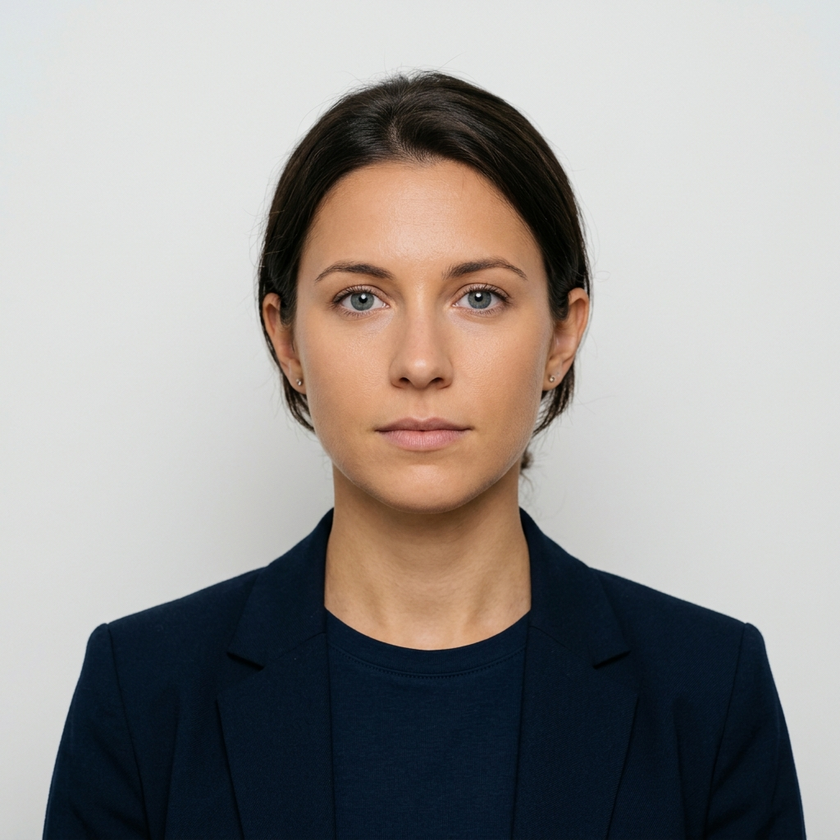
#> input picture biometrics_service/test_face_portrait.png, 840 x 840 px, shrunk from 1024 x 1024 before the run
$ python -i ppe_detector.py   (imports and definitions only)
#> lines starting #> are read from the running program, lines starting #| are printed output that depends on the picture; after the words box and inside, x2 and y2 are one past the last pixel; in counts of white or black regions, pixels touching at a corner belong together
"""
ppe_detector.py — FenceIN PPE Compliance Detection Engine
==========================================================
Detects Personal Protective Equipment (PPE) in a full-frame camera image
using purely OpenCV colour and region analysis — no extra ML models, zero
cloud dependency, runs on Raspberry Pi / edge hardware.

Detects:
    • Hard Hat / Helmet    — HSV colour analysis of the head region
    • Safety Vest          — Bright reflective orange/yellow/green in torso area
    • Face Mask            — Lower-face region coverage (dark region below nose)

NHAI use case:
    Before allowing entry to a highway construction site, verify that the
    worker is wearing required PPE. Even if face is successfully recognised,
    deny entry if PPE is missing.

    Face Verified ✓
    Helmet Missing ✗
    → Entry Denied

Returns:
    {
        helmet_detected:  bool,
        vest_detected:    bool,
        mask_detected:    bool,
        ppe_score:        float,   # 0.0 – 1.0
        missing_items:    list,    # ['HELMET', 'VEST']
        compliant:        bool,    # True if all required items present
        required:         list,    # Items configured as required
    }
"""

import cv2
import numpy as np
from typing import Dict, Any, List, Optional, Tuple


# ── Required PPE configuration (can be overridden per site) ──────────────────
DEFAULT_REQUIRED_PPE = ["HELMET", "VEST"]


# ── HSV colour ranges for PPE items ──────────────────────────────────────────
# Hard hat colours: yellow, orange, white, red, blue (NHAI common)
_HELMET_HSV_RANGES = [
    # Yellow hard hat
    ((20, 100, 100), (35, 255, 255)),
    # Orange hard hat
    ((5, 150, 150), (20, 255, 255)),
    # White hard hat (high value, low saturation)
    ((0, 0, 180), (180, 40, 255)),
    # Red hard hat (two ranges in HSV)
    ((0, 150, 100), (8, 255, 255)),
    ((170, 150, 100), (180, 255, 255)),
    # Blue hard hat
    ((100, 120, 80), (130, 255, 255)),
]

# Safety vest: bright orange, yellow, lime green with high saturation
_VEST_HSV_RANGES = [
    ((15, 150, 150), (35, 255, 255)),    # Yellow-orange vest
    ((5, 180, 150), (18, 255, 255)),     # Orange vest
    ((35, 120, 120), (75, 255, 255)),    # Lime/green vest
]


def _apply_hsv_ranges(hsv_img: np.ndarray, ranges: list) -> np.ndarray:
    """Creates a combined mask for all given HSV colour ranges."""
    mask = np.zeros(hsv_img.shape[:2], dtype=np.uint8)
    for (lo, hi) in ranges:
        lo_arr = np.array(lo, dtype=np.uint8)
        hi_arr = np.array(hi, dtype=np.uint8)
        mask = cv2.bitwise_or(mask, cv2.inRange(hsv_img, lo_arr, hi_arr))
    return mask


def detect_helmet(img: np.ndarray) -> Tuple[bool, float]:
    """
    Detects a hard hat in the upper head region of the frame.

    Strategy: Crop the top 35% of the image height, run HSV colour
    matching for common hard hat colours. Threshold: ≥3% of the
    crop area must match a helmet colour.

    Returns: (detected: bool, confidence: float 0–1)
    """
    if img is None or img.size == 0:
        return False, 0.0

    h, w = img.shape[:2]
    # Top 35% = head + helmet region
    head_crop = img[0: int(h * 0.35), :]
    if head_crop.size == 0:
        return False, 0.0

    hsv = cv2.cvtColor(head_crop, cv2.COLOR_BGR2HSV)
    mask = _apply_hsv_ranges(hsv, _HELMET_HSV_RANGES)

    # Morphological cleanup to remove noise
    kernel = cv2.getStructuringElement(cv2.MORPH_ELLIPSE, (5, 5))
    mask = cv2.morphologyEx(mask, cv2.MORPH_CLOSE, kernel)
    mask = cv2.morphologyEx(mask, cv2.MORPH_OPEN, kernel)

    area_ratio = float(np.count_nonzero(mask)) / (head_crop.shape[0] * head_crop.shape[1])

    # Need at least 3% of head region to be helmet colour
    if area_ratio >= 0.03:
        confidence = min(1.0, area_ratio / 0.15)
        return True, round(confidence, 4)
    return False, round(area_ratio / 0.03 * 0.5, 4)


def detect_vest(img: np.ndarray) -> Tuple[bool, float]:
    """
    Detects a high-visibility safety vest in the torso region.

    Strategy: Crop the middle 40–80% of the image (torso area), run
    HSV colour matching for bright safety vest colours. Threshold: ≥5%.

    Returns: (detected: bool, confidence: float 0–1)
    """
    if img is None or img.size == 0:
        return False, 0.0

    h, w = img.shape[:2]
    # Middle body region: 40%–80% of image height
    torso_crop = img[int(h * 0.35): int(h * 0.80), :]
    if torso_crop.size == 0:
        return False, 0.0

    hsv = cv2.cvtColor(torso_crop, cv2.COLOR_BGR2HSV)
    mask = _apply_hsv_ranges(hsv, _VEST_HSV_RANGES)

    kernel = cv2.getStructuringElement(cv2.MORPH_RECT, (7, 7))
    mask = cv2.morphologyEx(mask, cv2.MORPH_CLOSE, kernel)

    area_ratio = float(np.count_nonzero(mask)) / (torso_crop.shape[0] * torso_crop.shape[1])

    if area_ratio >= 0.05:
        confidence = min(1.0, area_ratio / 0.25)
        return True, round(confidence, 4)
    return False, round(area_ratio / 0.05 * 0.5, 4)


def detect_face_mask(img: np.ndarray, face_bbox: Optional[Tuple] = None) -> Tuple[bool, float]:
    """
    Detects a face mask covering the nose and mouth region.

    Strategy: Within the face bounding box (or a central face estimate),
    examine the lower 40% of the face region. A mask creates a region with
    low skin-tone pixel density and reduced texture variance.

    Returns: (detected: bool, confidence: float 0–1)
    """
    if img is None or img.size == 0:
        return False, 0.0

    h, w = img.shape[:2]

    if face_bbox:
        x, y, fw, fh = face_bbox
        face_region = img[y: y + fh, x: x + fw]
    else:
        # Default: assume face is central 50% of image
        face_region = img[int(h * 0.10): int(h * 0.90),
                         int(w * 0.20): int(w * 0.80)]

    if face_region.size == 0:
        return False, 0.0

    fh, fw = face_region.shape[:2]
    # Lower 40% of face = nose + mouth area
    lower_face = face_region[int(fh * 0.55):, :]

    if lower_face.size == 0:
        return False, 0.0

    hsv = cv2.cvtColor(lower_face, cv2.COLOR_BGR2HSV)
    # Skin hue range
    skin_mask = cv2.inRange(hsv,
                             np.array([0, 25, 80]), np.array([25, 180, 255]))
    skin_ratio = float(np.count_nonzero(skin_mask)) / (lower_face.shape[0] * lower_face.shape[1])

    # If very little skin visible in lower face → mask likely present
    if skin_ratio < 0.12:
        confidence = round(1.0 - skin_ratio / 0.12, 4)
        return True, confidence
    else:
        return False, round(max(0.0, (0.12 - skin_ratio) / 0.12 + 0.1), 4)


def check_ppe_compliance(
    img: np.ndarray,
    required_ppe: Optional[List[str]] = None,
    face_bbox: Optional[Tuple] = None,
) -> Dict[str, Any]:
    """
    Runs the full PPE compliance check on a camera frame.

    Args:
        img:          Full OpenCV BGR image from the gate camera
        required_ppe: List of required items e.g. ['HELMET', 'VEST']
                      Defaults to DEFAULT_REQUIRED_PPE
        face_bbox:    Optional face bounding box (x, y, w, h) for mask detection

    Returns:
        {
            helmet_detected:  bool,
            helmet_confidence: float,
            vest_detected:    bool,
            vest_confidence:  float,
            mask_detected:    bool,
            mask_confidence:  float,
            ppe_score:        float,    # 0.0 – 1.0 overall PPE compliance
            missing_items:    list,
            compliant:        bool,
            required:         list,
            recommendation:   str,
        }
    """
    if required_ppe is None:
        required_ppe = DEFAULT_REQUIRED_PPE

    helmet_ok, helmet_conf = detect_helmet(img)
    vest_ok,   vest_conf   = detect_vest(img)
    mask_ok,   mask_conf   = detect_face_mask(img, face_bbox)

    detection = {
        "HELMET": (helmet_ok, helmet_conf),
        "VEST":   (vest_ok,   vest_conf),
        "MASK":   (mask_ok,   mask_conf),
    }

    missing = [item for item in required_ppe if not detection.get(item, (False, 0))[0]]
    compliant = len(missing) == 0

    # PPE score: average confidence of required items
    required_confs = [detection[item][1] for item in required_ppe if item in detection]
    ppe_score = round(sum(required_confs) / len(required_confs), 4) if required_confs else 0.0

    # Recommendation
    if compliant:
        recommendation = "✅ PPE compliant — all required equipment detected."
    else:
        missing_str = ", ".join(missing)
        recommendation = f"❌ PPE VIOLATION — Missing: {missing_str}. Entry denied until compliant."

    return {
        "helmet_detected":   helmet_ok,
        "helmet_confidence": helmet_conf,
        "vest_detected":     vest_ok,
        "vest_confidence":   vest_conf,
        "mask_detected":     mask_ok,
        "mask_confidence":   mask_conf,
        "ppe_score":         ppe_score,
        "missing_items":     missing,
        "compliant":         compliant,
        "required":          required_ppe,
        "recommendation":    recommendation,
    }


>>> import cv2
>>> picture = cv2.imread('test_face_portrait.png')
#> picture is the input picture: shape (840, 840, 3); mean B, G, R 147.7, 150.3, 154
>>> result = check_ppe_compliance(picture)
#> in detect_helmet, `head_crop = img[0: int(h * 0.35), :]`:
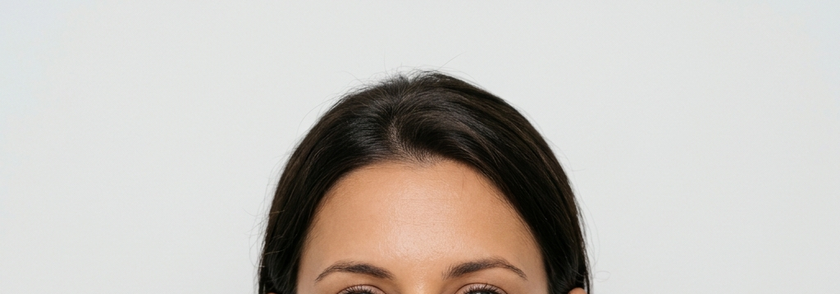
#> head_crop: shape (294, 840, 3); mean B, G, R 187.9, 193.2, 198
#> in detect_helmet, `hsv = cv2.cvtColor(head_crop, cv2.COLOR_BGR2HSV)`: hsv: shape (294, 840, 3); mean H, S, V 51.4, 26.9, 199.4
#> the loop in _apply_hsv_ranges, `for (lo, hi) in ranges:` made 6 passes
#> pass 2, in _apply_hsv_ranges, `mask = cv2.bitwise_or(mask, cv2.inRange(hsv_img, lo_arr, hi_arr))`:
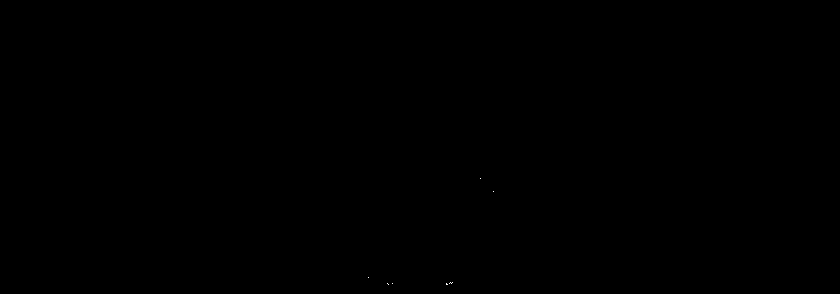
#> mask: shape (294, 840); 0.01% white in thin lines or dots, all inside (x1, y1, x2, y2) = (368, 178, 494, 285)
#> after the loop in _apply_hsv_ranges, `for (lo, hi) in ranges:`: mask: shape (294, 840); 76.4% white; 4 black regions (3 under 20 px), largest, box (x1, y1, x2, y2) and area: (255, 70, 593, 294) 58321
#> in detect_helmet, `mask = cv2.morphologyEx(mask, cv2.MORPH_CLOSE, kernel)`:
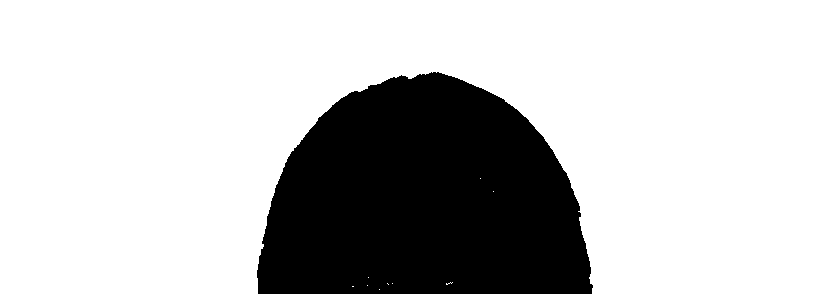
#> mask: shape (294, 840); 76.5% white; 1 black region, box (x1, y1, x2, y2) and area: (257, 72, 593, 294) 58124
#> in detect_helmet, `mask = cv2.morphologyEx(mask, cv2.MORPH_OPEN, kernel)`: mask: shape (294, 840); 76.5% white; 1 black region, box (x1, y1, x2, y2) and area: (257, 72, 593, 294) 58150
#> in detect_helmet, `area_ratio = float(np.count_nonzero(mask)) / (head_crop.shape[0] * hea..`: area_ratio = 0.765
#> in detect_helmet, `confidence = min(1.0, area_ratio / 0.15)`: confidence = 1
#> in check_ppe_compliance, `helmet_ok, helmet_conf = detect_helmet(img)`: helmet_ok = True; helmet_conf = 1
#> in detect_vest, `torso_crop = img[int(h * 0.35): int(h * 0.80), :]`:
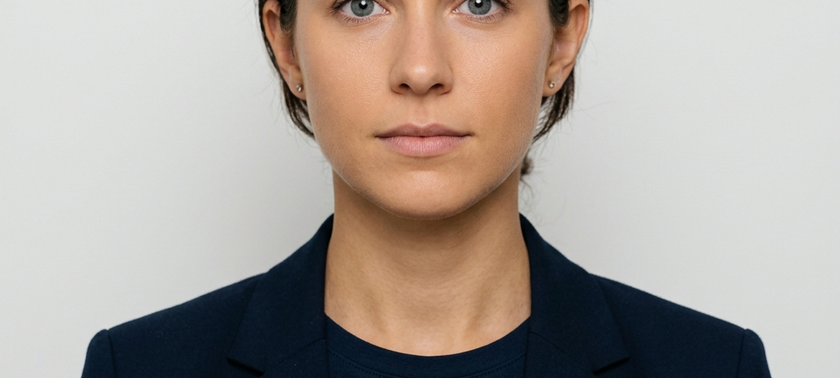
#> torso_crop: shape (378, 840, 3); mean B, G, R 157.8, 164.4, 173.8
#> in detect_vest, `hsv = cv2.cvtColor(torso_crop, cv2.COLOR_BGR2HSV)`: hsv: shape (378, 840, 3); mean H, S, V 50.4, 59.2, 178.5
#> in detect_vest, `area_ratio = float(np.count_nonzero(mask)) / (torso_crop.shape[0] * to..`: area_ratio = 0
#> in check_ppe_compliance, `vest_ok,   vest_conf   = detect_vest(img)`: vest_ok = False; vest_conf = 0
#> in detect_face_mask, `face_region = img[int(h * 0.10): int(h * 0.90), int(w * 0.20): int(w *..`:
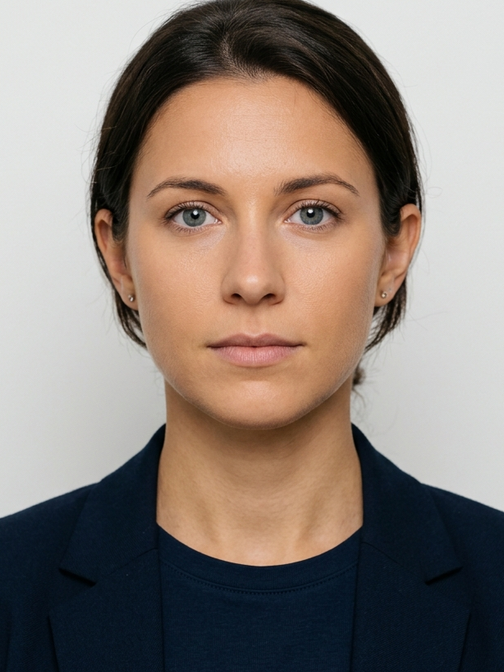
#> face_region: shape (672, 504, 3); mean B, G, R 118.6, 126.4, 138.7
#> in detect_face_mask, `lower_face = face_region[int(fh * 0.55):, :]`:
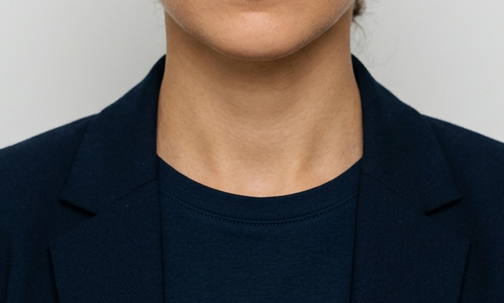
#> lower_face: shape (303, 504, 3); mean B, G, R 87.1, 88.6, 92.4
#> in detect_face_mask, `hsv = cv2.cvtColor(lower_face, cv2.COLOR_BGR2HSV)`: hsv: shape (303, 504, 3); mean H, S, V 68.6, 131.9, 106.2
#> in detect_face_mask, `skin_mask = cv2.inRange(hsv, np.array([0, 25, 80]), np.array([25, 180,..`:
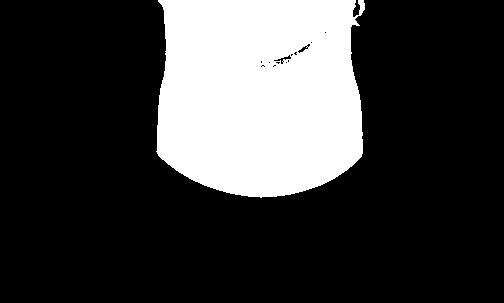
#> skin_mask: shape (303, 504); 23.8% white; 1 white region, box (x1, y1, x2, y2) and area: (156, 0, 365, 198) 36297
#> in detect_face_mask, `skin_ratio = float(np.count_nonzero(skin_mask)) / (lower_face.shape[0]..`: skin_ratio = 0.238
#> in check_ppe_compliance, `mask_ok,   mask_conf   = detect_face_mask(img, face_bbox)`: mask_ok = False; mask_conf = 0
#> in check_ppe_compliance, `detection = { "HELMET": (helmet_ok, helmet_conf), "VEST":   (vest_ok, ..`: detection = {'HELMET': (True, 1), 'VEST': (False, 0), 'MASK': (False, 0)}
#> in check_ppe_compliance, `missing = [item for item in required_ppe if not detection.get(item, (F..`: missing = ['VEST']
#> in check_ppe_compliance, `compliant = len(missing) == 0`: compliant = False
#> in check_ppe_compliance, `required_confs = [detection[item][1] for item in required_ppe if item ..`: required_confs = [1, 0]
#> in check_ppe_compliance, `ppe_score = round(sum(required_confs) / len(required_confs), 4) if req..`: ppe_score = 0.5
#> result = 11 items
